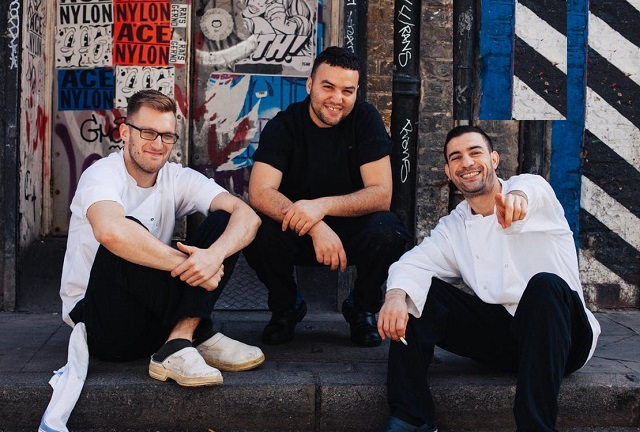
#> input picture Ch5/faces.jpg, 640 x 432 px
$ python Ch5_02.py
#> lines starting #> are read from the running program, lines starting #| are printed output that depends on the picture; after the words box and inside, x2 and y2 are one past the last pixel; in counts of white or black regions, pixels touching at a corner belong together
import numpy as np
import cv2
img = cv2.imread("faces.jpg",1)
#> img is the input picture: shape (432, 640, 3); mean B, G, R 81.1, 76.4, 82.8
gray = cv2.cvtColor(img,cv2.COLOR_BGR2GRAY)
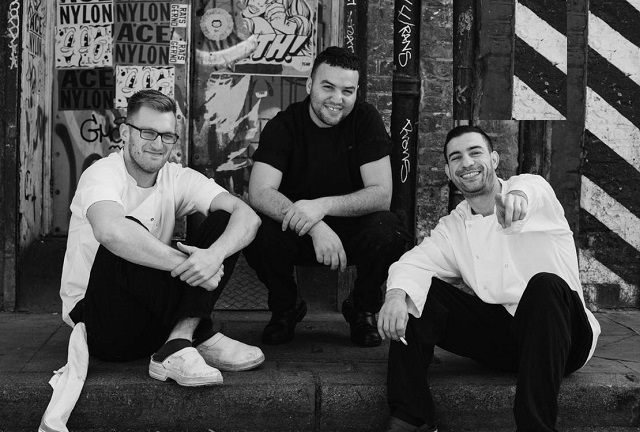
#> gray: shape (432, 640); min 0, max 254, mean 78.8
path = "haarcascade_frontalface_default.xml"
face_cascade = cv2.CascadeClassifier(path)
faces = face_cascade.detectMultiScale(gray, scaleFactor=1.10, minNeighbors=5, minSize=(40,40))
#> faces = [[309, 67, 56, 56], [438, 132, 58, 58], [125, 112, 59, 59]]
print(len(faces))
#| 3
for (x, y, w, h) in faces:
	cv2.rectangle(img, (x,y), (x+w,y+h), (0,255,0), 2)
#> this loop made 3 passes
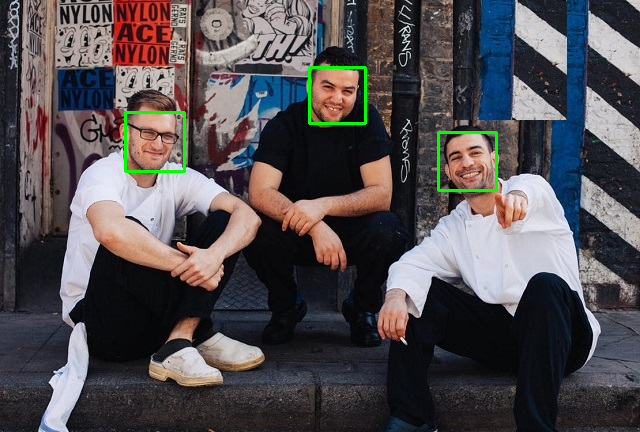
#> img: shape (432, 640, 3); 0.75% of pixels changed, all inside (x1, y1, x2, y2) = (124, 66, 498, 192)
cv2.imshow("Image",img)
cv2.waitKey(0)
cv2.destroyAllWindows()

$ run again, with Ch5/man.jpg copied over Ch5/faces.jpg
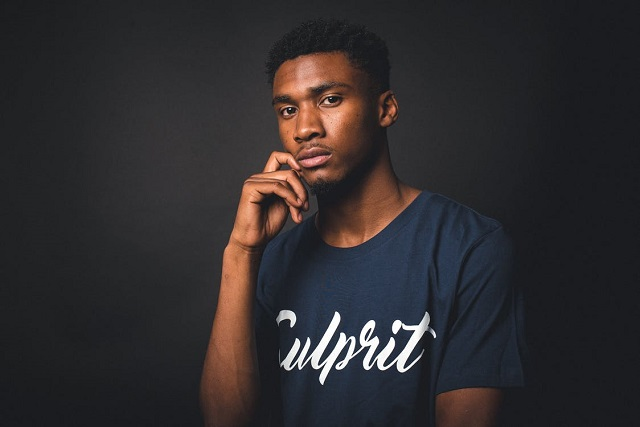
#> input picture Ch5/man.jpg, 640 x 427 px
#> img is the input picture: shape (427, 640, 3); mean B, G, R 46.4, 44.5, 47.8
#> `gray = cv2.cvtColor(img,cv2.COLOR_BGR2GRAY)`:
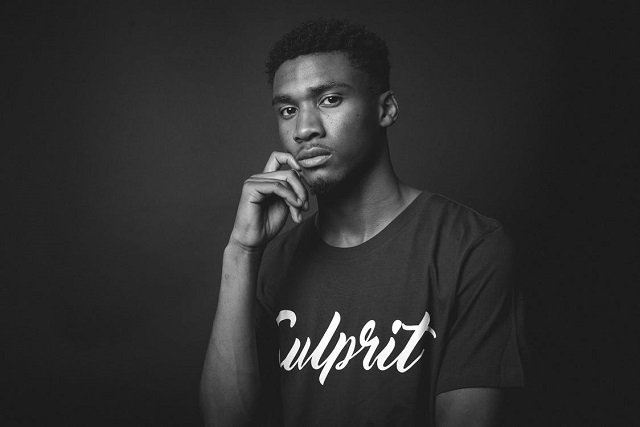
#> gray: shape (427, 640); min 1, max 255, mean 45.7
#> faces = [[247, 54, 122, 122]]
#| 1
#> the loop `for (x, y, w, h) in faces:` made 1 pass
#> after the loop `for (x, y, w, h) in faces:`:
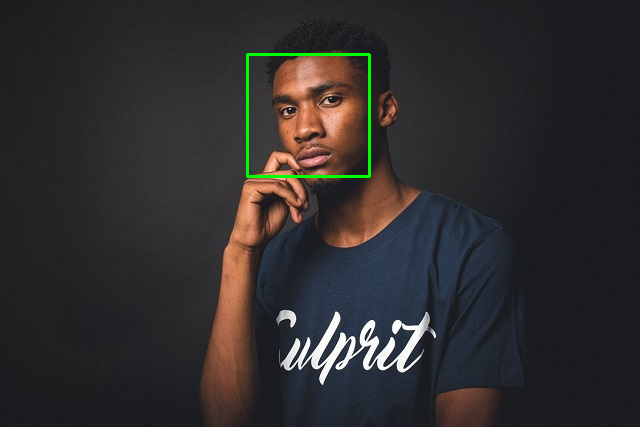
#> img: shape (427, 640, 3); 0.53% of pixels changed, all inside (x1, y1, x2, y2) = (246, 53, 371, 178)

$ run again, with Ch5/players.jpg copied over Ch5/faces.jpg
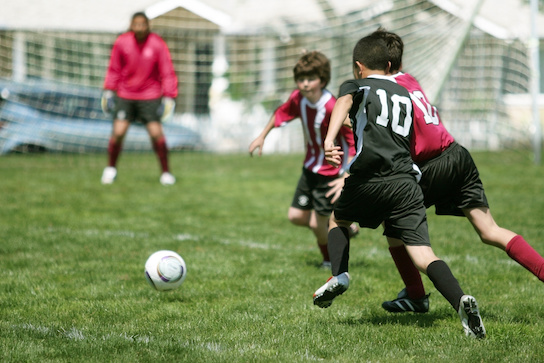
#> input picture Ch5/players.jpg, 544 x 363 px
#> img is the input picture: shape (363, 544, 3); mean B, G, R 103.7, 137.8, 129.6
#> `gray = cv2.cvtColor(img,cv2.COLOR_BGR2GRAY)`:
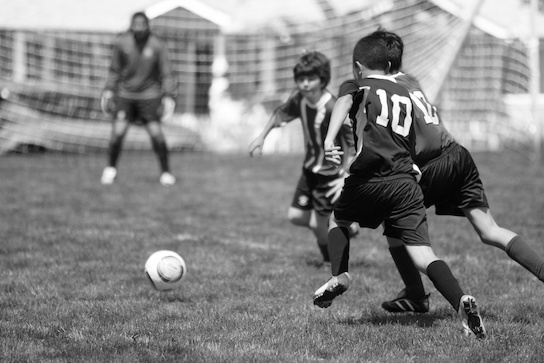
#> gray: shape (363, 544); min 0, max 255, mean 131.5
#> faces = ()
#| 0
